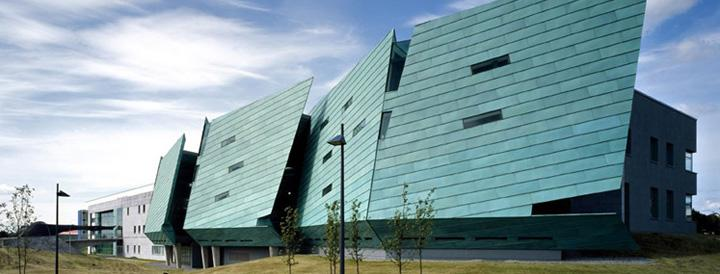
#> input picture LabWork/GMIT1.jpg, 720 x 274 px
$ python Lab11FeatureDetection.py   (older library calls are emulated)
#> lines starting #> are read from the running program, lines starting #| are printed output that depends on the picture
import cv2
import numpy as np
from matplotlib import pyplot as plt

from drawMatches import drawMatches


# Load colour image in grayscale
img = cv2.imread('GMIT1.jpg',)
#> img is the input picture: shape (274, 720, 3); mean B, G, R 156.8, 150.6, 127.3
img2 = cv2.imread('GMIT2.jpg',)
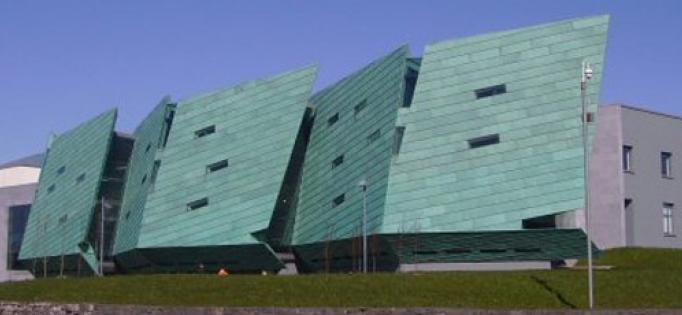
#> input picture LabWork/GMIT2.jpg, 682 x 315 px
#> img2 is the input picture: shape (315, 682, 3); mean B, G, R 134.5, 120.7, 100.4

orig_img = cv2.cvtColor(img,cv2.COLOR_BGR2RGB)
gray_image = cv2.cvtColor(img, cv2.COLOR_BGR2GRAY)
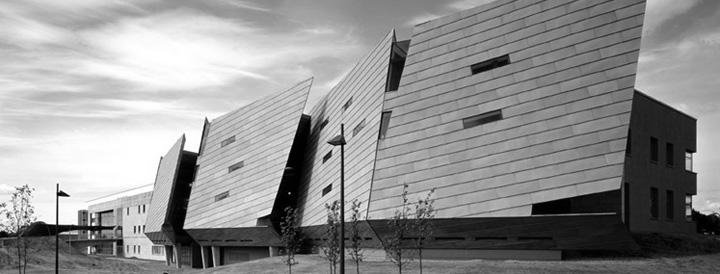
#> gray_image: shape (274, 720); min 0, max 255, mean 144.3

gray_image2 = cv2.cvtColor(img2, cv2.COLOR_BGR2GRAY)
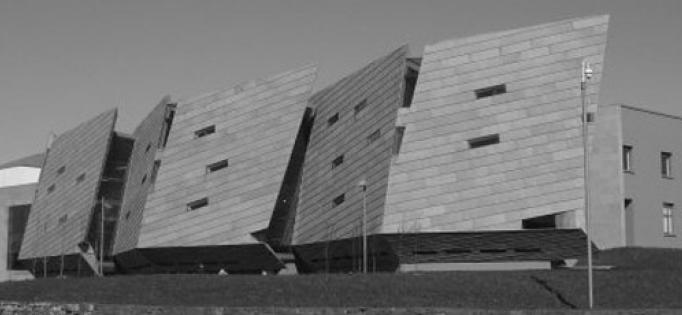
#> gray_image2: shape (315, 682); min 7, max 249, mean 116.2


#cv2.imshow('image',img)
#cv2.imshow('gray_image',gray_image)

imgHarris = orig_img.copy()
imgShiTomasi = orig_img.copy()
imgOrb = orig_img.copy()


# [7 lines of commented-out code are left out]
blockSize = 2
aperture_size = 3
k = 0.04
dst = cv2.cornerHarris(gray_image, blockSize, aperture_size, k)
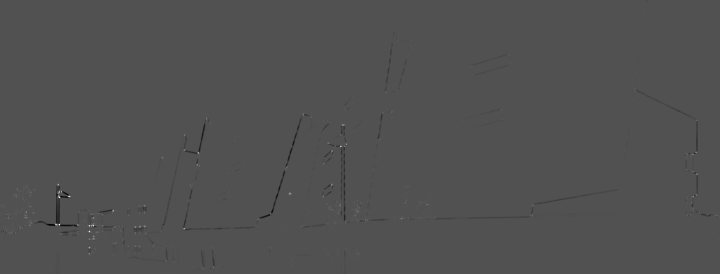
#> dst: shape (274, 720) float32; min -0.0163, max 0.0346, mean -4.3e-05; drawn with min black and max white

threshold = 0.1; #number between 0 and 1
for i in range(len(dst)):
	for j in range(len(dst[i])):
		if dst[i][j] > (threshold*dst.max()):
			cv2.circle(imgHarris,(j,i),3,(255, 0, 0),-1)
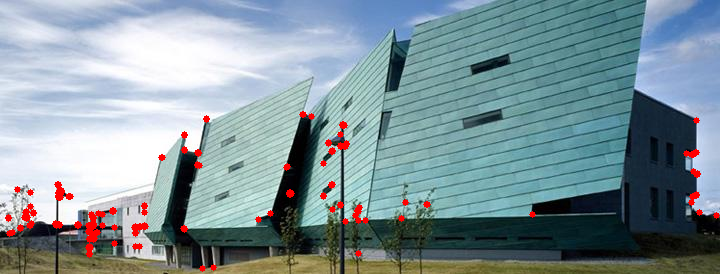
#> imgHarris: shape (274, 720, 3); mean R, G, B 129.3, 148.5, 154.7

maxCorners	= 80
qualityLevel = 0.01
minDistance = 10
corners = cv2.goodFeaturesToTrack(gray_image,maxCorners,qualityLevel,minDistance)
#> corners = 80 rows, first 8: [59, 197], [55, 223], [92, 224], [112, 210], [289, 193], [342, 124], [340, 146], [197, 152]

for i in corners:
	x,y = i.ravel()
	cv2.circle(imgShiTomasi,(x,y),3,(255, 0, 0),-1)
#> this loop made 80 passes
#> (x, y) on passes 1 to 12: (59, 197), (55, 223), (92, 224), (112, 210), (289, 193), (342, 124), (340, 146), (197, 152), (184, 227), (93, 238), (302, 114), (88, 247)
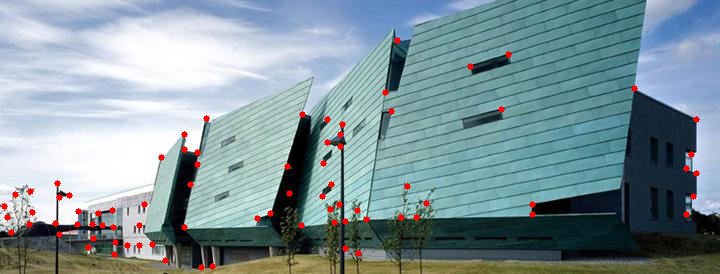
#> imgShiTomasi: shape (274, 720, 3); mean R, G, B 128.9, 149, 155.2

# Initiate ORB-SIFT detector
orb = cv2.ORB(50) #Modify ORB so that it only returns 50 features at a maximum (rather than 500 which is the default)
# find the keypoints and descriptors with ORB-SIFT
kp1, des1 = orb.detectAndCompute(gray_image,None)
#> kp1 = 50 keypoints; strongest (x, y, size): (59, 223, 31), (53, 223, 31), (59, 194, 53.6), (60, 196, 31)
kp2, des2 = orb.detectAndCompute(gray_image2,None)
#> kp2 = 50 keypoints; strongest (x, y, size): (523, 220, 31), (518, 226, 53.6), (525, 221, 77.1), (222, 271, 31)

# draw only keypoints location,not size and orientation
imgOrb = cv2.drawKeypoints(imgOrb,kp1,color=(255,0,0))


nrows = 6 # number of rows in window
ncols = 1 # number of columns in window

# Subplotting images in window
plt.subplot(nrows, ncols,1), plt.imshow(orig_img,)
plt.title('Original'), plt.xticks([]), plt.yticks([])
plt.subplot(nrows, ncols,2), plt.imshow(gray_image, cmap = 'gray')
plt.title('GrayScale'), plt.xticks([]), plt.yticks([])  # to hide tick values on X and Y axis

plt.subplot(nrows, ncols,3), plt.imshow(imgHarris,)
plt.title('Harris'), plt.xticks([]), plt.yticks([])

plt.subplot(nrows, ncols,4), plt.imshow(imgShiTomasi,)
plt.title('GFTT'), plt.xticks([]), plt.yticks([])

plt.subplot(nrows, ncols,5), plt.imshow(imgOrb,)
plt.title('SIFT/ORB'), plt.xticks([]), plt.yticks([])


plt.show() #calling method
